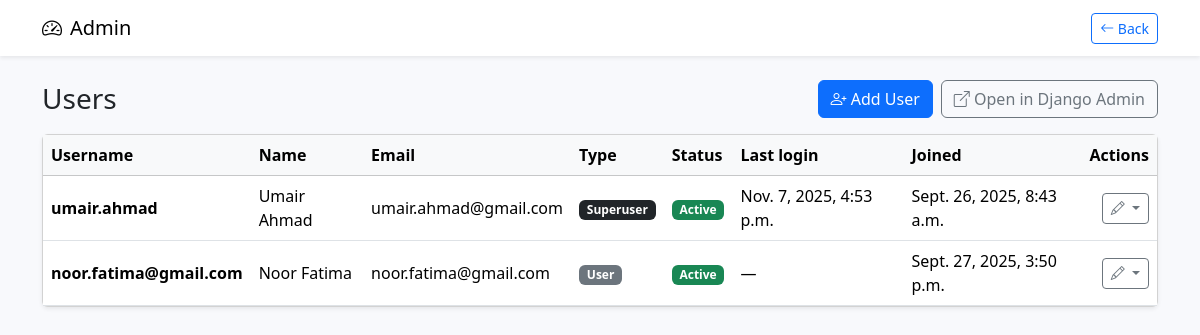
The page /dashboard/users/ (signed in) on the database its author committed.
### dashboard/models.py (models this page shows, shortened)
class UserDetail(models.Model):
	first_name = models.CharField(max_length=100)
	last_name = models.CharField(max_length=100)
	email = models.EmailField(unique=True)
	phone = models.CharField(max_length=20, blank=True)
	address = models.CharField(max_length=255, blank=True)
	city = models.CharField(max_length=100, blank=True)
	country = models.CharField(max_length=100, blank=True)
	created_at = models.DateTimeField(auto_now_add=True)
	class Meta:
		db_table = 'User Details'
		ordering = ['-created_at']

### dashboard/views.py (the view)
# urls.py: path('users/', views.users_list, name='users_list'),
@user_passes_test(superuser_required)
def users_list(request):
    users = User.objects.order_by('-date_joined')
    custom_users = UserDetail.objects.order_by('-created_at')
    return render(request, 'users_list.html', {'users': users, 'custom_users': custom_users})

### dashboard/views.py (called while the page is built)
def superuser_required(user):
	return user.is_authenticated and user.is_superuser

### templates/users_list.html (shortened to what this page needs)
{% load static %}
<!DOCTYPE html>
<html lang="en">
	<head>
		<link href="https://cdn.jsdelivr.net/npm/bootstrap@5.3.3/dist/css/bootstrap.min.css" rel="stylesheet" />
		<link href="https://cdn.jsdelivr.net/npm/bootstrap-icons@1.11.3/font/bootstrap-icons.css" rel="stylesheet" />
	</head>
	<body>
		<nav class="navbar navbar-light bg-white shadow-sm">
			<div class="container">
				<a class="navbar-brand d-flex align-items-center gap-2" href="/dashboard/">
					<i class="bi-speedometer2"></i>
					<span>Admin</span>
				</a>
				<div class="ms-auto">
					<a href="/dashboard/" class="btn btn-outline-primary btn-sm"><i class="bi-arrow-left"></i> Back</a>
				</div>
			</div>
		</nav>
		<div class="container py-4">
			<div class="d-flex justify-content-between align-items-center mb-3">
				<h1 class="h3 mb-0">Users</h1>
				<div class="d-flex gap-2">
					<a href="/dashboard/users/new/" class="btn btn-primary"><i class="bi-person-plus"></i> Add User</a>
					<a href="/admin/auth/user/" class="btn btn-outline-secondary"><i class="bi-box-arrow-up-right"></i> Open in Django Admin</a>
				</div>
			</div>
			<div class="card shadow-sm">
				<div class="table-responsive">
					<table class="table table-hover align-middle mb-0">
						<thead class="table-light">
							<tr>
								<th>Username</th>
								<th>Name</th>
								<th>Email</th>
								<th>Type</th>
								<th>Status</th>
								<th>Last login</th>
								<th>Joined</th>
                                <th class="text-end">Actions</th>
							</tr>
						</thead>
						<tbody>
							{% for u in users %}
							<tr>
								<td><span class="fw-semibold">{{ u.username }}</span></td>
								<td>{{ u.first_name }} {{ u.last_name }}</td>
								<td>{{ u.email }}</td>
								<td>
									{% if u.is_superuser %}
										<span class="badge text-bg-dark">Superuser</span>
									{% elif u.is_staff %}
										<span class="badge text-bg-primary">Staff</span>
									{% else %}
										<span class="badge text-bg-secondary">User</span>
									{% endif %}
								</td>
								<td>
									{% if u.is_active %}
										<span class="badge text-bg-success">Active</span>
									{% else %}
										<span class="badge text-bg-secondary">Inactive</span>
									{% endif %}
								</td>
								<td>{{ u.last_login|default:'—' }}</td>
								<td>{{ u.date_joined }}</td>
								<td class="text-end">
									<div class="dropdown position-static">
										<button type="button" class="btn btn-sm btn-outline-secondary dropdown-toggle" data-bs-toggle="dropdown" data-bs-auto-close="outside" aria-expanded="false">
											<i class="bi-pencil"></i>
										</button>
									</div>
								</td>
							</tr>
							{% endfor %}
                            {% for cu in custom_users %}
                            <tr>
                                <td><span class="fw-semibold">{{ cu.email|default:'—' }}</span></td>
                                <td>{{ cu.first_name }} {{ cu.last_name }}</td>
                                <td>{{ cu.email|default:'—' }}</td>
                                <td><span class="badge text-bg-secondary">User</span></td>
                                <td><span class="badge text-bg-success">Active</span></td>
                                <td>—</td>
                                <td>{{ cu.created_at }}</td>
                                <td class="text-end">
                                    <div class="dropdown position-static">
                                        <button type="button" class="btn btn-sm btn-outline-secondary dropdown-toggle" data-bs-toggle="dropdown" data-bs-auto-close="outside" aria-expanded="false">
                                            <i class="bi-pencil"></i>
                                        </button>
                                    </div>
                                </td>
                            </tr>
							{% empty %}
							<tr><td colspan="8" class="text-center text-muted py-4">No users found.</td></tr>
							{% endfor %}
						</tbody>
					</table>
				</div>
			</div>
		</div>
	</body>
</html>

### templates/users_list.html (style rules this page uses)
body { background: #f8f9fc; }
.table thead th { white-space: nowrap; }
.table-responsive { overflow: visible; }

### rows shown on the page
UserDetail: email "noor.fatima@gmail.com", first_name "Noor", last_name "Fatima", created_at "Sept. 27, 2025, 3:50 p.m."

### other values the page prints
{{ u.username }} "umair.ahmad"
{{ u.first_name }} "Umair"
{{ u.last_name }} "Ahmad"
{{ u.email }} "umair.ahmad@gmail.com"
{{ u.last_login|default:'—' }} "Nov. 7, 2025, 4:53 p.m."
{{ u.date_joined }} "Sept. 26, 2025, 8:43 a.m."
